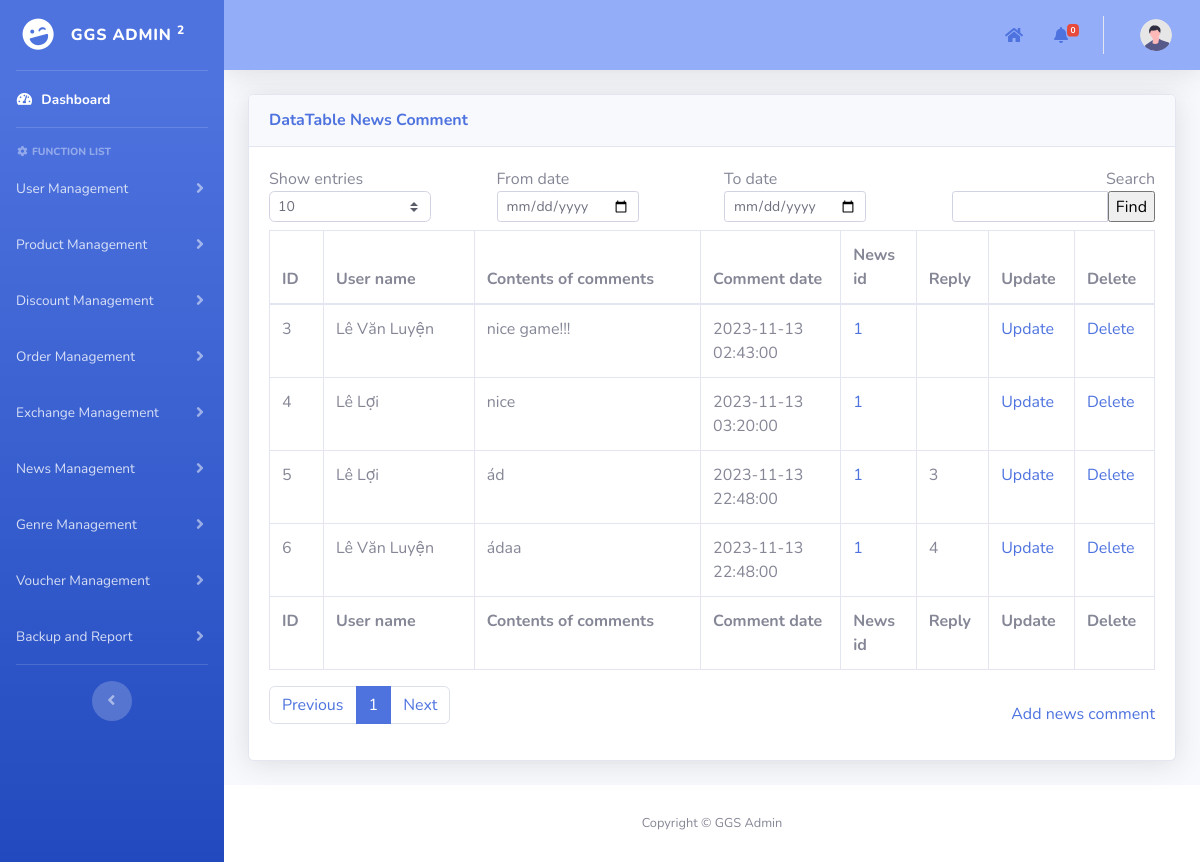
Before: /admin/pages/newsManagement/news_comments.php with the older database file.
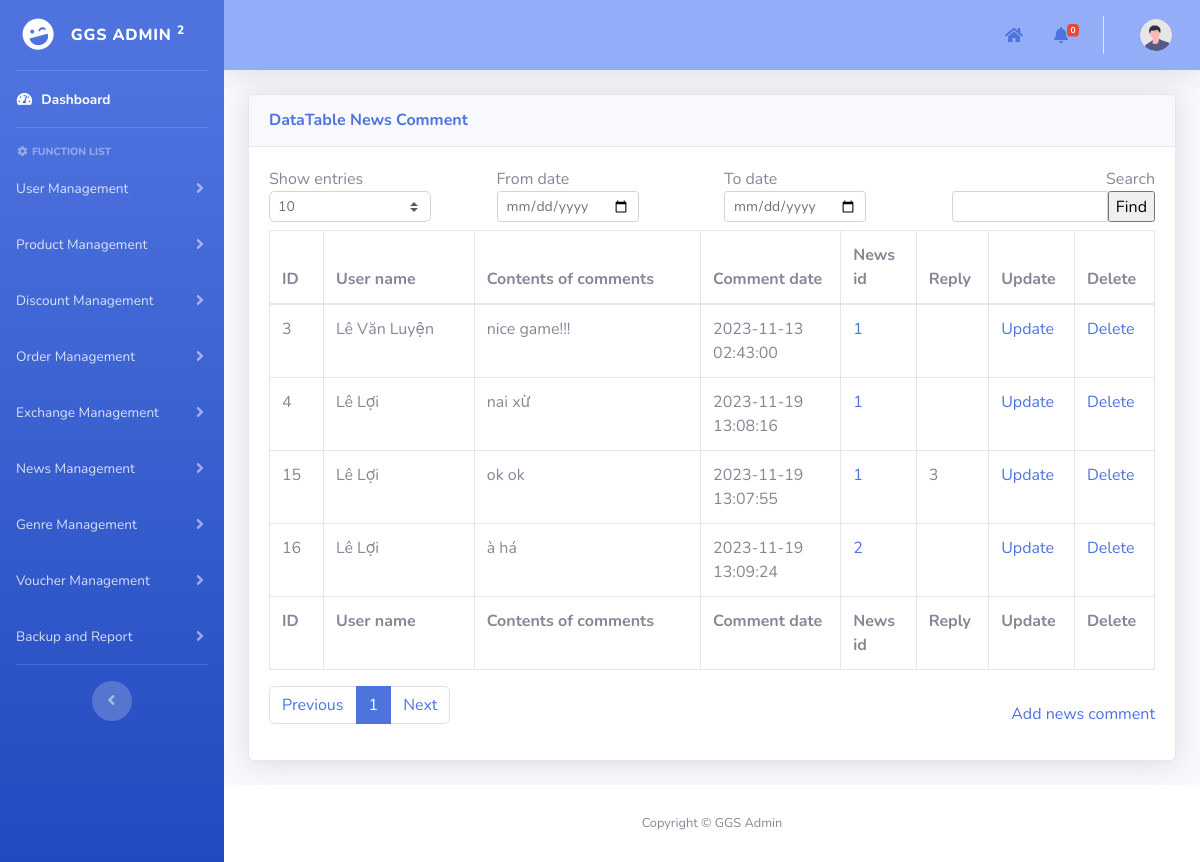
After: the same page with the newer database file.
### tables this page shows
CREATE TABLE `news_comments` (
  `id` int(11) NOT NULL AUTO_INCREMENT,
  `comment` text NOT NULL,
  `comment_date` datetime NOT NULL,
  `news_id` int(11) DEFAULT NULL,
  `user_id` int(11) DEFAULT NULL,
  `reply_id` int(11) DEFAULT NULL,
  PRIMARY KEY (`id`),
  KEY `news_id` (`news_id`),
  KEY `user_id` (`user_id`),
  KEY `fk_reply_id` (`reply_id`),
  CONSTRAINT `fk_reply_id` FOREIGN KEY (`reply_id`) REFERENCES `news_comments` (`id`) ON DELETE CASCADE ON UPDATE CASCADE,
  CONSTRAINT `news_comments_ibfk_1` FOREIGN KEY (`news_id`) REFERENCES `news` (`id`),
  CONSTRAINT `news_comments_ibfk_2` FOREIGN KEY (`user_id`) REFERENCES `users` (`id`)
);

CREATE TABLE `users` (
  `id` int(11) NOT NULL AUTO_INCREMENT,
  `username` varchar(50) NOT NULL,
  `password` varchar(100) NOT NULL,
  `role` enum('user','manufacturer','developer') NOT NULL,
  `full_name` varchar(60) NOT NULL,
  `phone_number` varchar(10) NOT NULL,
  `email` varchar(100) NOT NULL,
  `loyalty_points` int(11) NOT NULL DEFAULT 0,
  `Gcoin` int(11) NOT NULL DEFAULT 0,
  `login_attempts` int(11) NOT NULL DEFAULT 0,
  `locked_until` date DEFAULT NULL,
  `lastest_login` date NOT NULL DEFAULT '1900-01-01',
  PRIMARY KEY (`id`)
);

### admin/pages/add_template.php (called while the page is built, shortened)
<?php
include("../template/template.php");
?>

### admin/pages/newsManagement/news_comments.php (the view, shortened to what the changed rows need)
<?php
include("../add_template.php");
function main()
{
    include("../../../mod/database_connection.php");
    $search = isset($_POST["search"]) ? $_POST["search"] : "";
    $show_entries = isset($_POST["show_entries"]) ? $_POST["show_entries"] : 10;
    $from_date = isset($_POST["from_date"]) ? $_POST["from_date"] : "";
    $to_date = isset($_POST["to_date"]) ? $_POST["to_date"] : "";
    if (isset($_GET['page'])) {
        $page = $_GET['page'];
    } else {
        $page = 1;
    }
    if ($page == 1) {
        $begin = 0;
    } else {
        $begin = ($page * $show_entries) - $show_entries;
    }
    $query = "SELECT nc.*, u.full_name FROM news_comments nc, users u WHERE nc.user_id = u.id AND u.full_name LIKE ? ";
    $params = array("%" . $search . "%");
    $stmt = $conn->prepare($query);
    $stmt->bind_param(str_repeat("s", count($params)), ...$params);
    if (!$stmt->execute()) {
        die("Execute failed: " . $stmt->error);
    }
    $result = $stmt->get_result();
    $total_num_rows = $result->num_rows;
    $total_page = ceil($total_num_rows / $show_entries);
    $query .= "LIMIT ?, ?";
    $params[] = $begin;
    $params[] = $show_entries;
    $stmt = $conn->prepare($query);
    $stmt->bind_param(str_repeat("s", count($params)), ...$params);
    if (!$stmt->execute()) {
        die("Execute failed: " . $stmt->error);
    }
    $result = $stmt->get_result();
    ?>
    <div class="container-fluid">
        <form method="post" name="frmDataDiscount">
            <div class="card shadow mb-4">
                <div class="card-body">
                    <div class="table-responsive">
                        <div id="dataTable_wrapper" class="dataTables_wrapper dt-bootstrap4">
                            <div id="table_data_return">
                                <div class="row">
                                    <div class="col-sm-12">
                                        <table class="table table-bordered dataTable" id="dataTable" width="100%"
                                            cellspacing="0" role="grid" aria-describedby="dataTable_info"
                                            style="width: 100%;">
                                            <thead>
                                                <tr role="row">
                                                    <th class="sorting sorting_asc" tabindex="0" aria-controls="dataTable"
                                                        rowspan="1" colspan="1" aria-sort="ascending"
                                                        aria-label="ID: activate to sort column descending"
                                                        style="width: 50px;">
                                                        ID
                                                    </th>
                                                    <th class="sorting" tabindex="0" aria-controls="dataTable" rowspan="1"
                                                        colspan="1"
                                                        aria-label="Publish date: activate to sort column ascending"
                                                        style="width: 140px;">
                                                        User name
                                                    </th>
                                                    <th class="sorting" tabindex="0" aria-controls="dataTable" rowspan="1"
                                                        colspan="1"
                                                        aria-label="Contents of comments: activate to sort column ascending"
                                                        style="width: 210px;">
                                                        Contents of comments</th>
                                                    <th class="sorting" tabindex="0" aria-controls="dataTable" rowspan="1"
                                                        colspan="1" style="width: 130px;"
                                                        aria-label="Category: activate to sort column ascending"
                                                        style="width: 150px;">
                                                        Comment date
                                                    </th>
                                                    <th class="sorting" tabindex="0" aria-controls="dataTable" rowspan="1"
                                                        colspan="1"
                                                        aria-label="Publish date: activate to sort column ascending"
                                                        style="width: 70px;">
                                                        News id
                                                    </th>
                                                    <th class="sorting" tabindex="0" aria-controls="dataTable" rowspan="1"
                                                        colspan="1" aria-label="Reply: activate to sort column ascending"
                                                        style="width: 60px;">
                                                        Reply
                                                    </th>
                                                    <th class="sorting" tabindex="0" aria-controls="dataTable" rowspan="1"
                                                        colspan="1" aria-label="Age: activate to sort column ascending"
                                                        style="width: 70px;">Update
                                                    </th>
                                                    <th class="sorting" tabindex="0" aria-controls="dataTable" rowspan="1"
                                                        colspan="1" aria-label="Age: activate to sort column ascending"
                                                        style="width: 70px;">Delete
                                                    </th>
                                                </tr>
                                            </thead>
                                            <tfoot>
                                                <tr>
                                                    <th rowspan="1" colspan="1">ID</th>
                                                    <th rowspan="1" colspan="1">User name</th>
                                                    <th rowspan="1" colspan="1">Contents of comments</th>
                                                    <th rowspan="1" colspan="1">Comment date</th>
                                                    <th rowspan="1" colspan="1">News id</th>
                                                    <th rowspan="1" colspan="1">Reply</th>
                                                    <th rowspan="1" colspan="1">Update</th>
                                                    <th rowspan="1" colspan="1">Delete</th>
                                                </tr>
                                            </tfoot>
                                            <tbody>
                                                <?php
                                                if ($from_date != "" && $to_date != "" && $from_date > $to_date) {
                                                    echo '<td></td><td style="border: none;">Error: Start date must be greater than end date</td>';
                                                } else {
                                                    if ($result->num_rows > 0) {
                                                        while ($row = $result->fetch_assoc()) { ?>
                                                            <tr>
                                                                <td>
                                                                    <?php echo $row['id']; ?>
                                                                </td>
                                                                <td>
                                                                    <?php echo $row['full_name']; ?>
                                                                </td>
                                                                <td>
                                                                    <?php echo $row['comment']; ?>
                                                                </td>
                                                                <td>
                                                                    <?php echo $row['comment_date']; ?>
                                                                </td>
                                                                <td>
                                                                    <a href="news_management.php?id=<?= $row['news_id'] ?>">
                                                                        <?= $row['news_id'] ?>
                                                                    </a>
                                                                </td>
                                                                <td>
                                                                    <?php echo $row['reply_id']; ?>
                                                                </td>
                                                                <td>
                                                                    <a
                                                                        href="update_news_comment.php?id=<?php echo $row['id']; ?>">Update</a>
                                                                </td>
                                                                <td>
                                                                    <a
                                                                        href="javascript:deleteItem(<?php echo $row['id']; ?>)">Delete</a>
                                                                </td>
                                                            </tr>
                                                            <?php
                                                        }
                                                    } else {
                                                        echo '<td style="border: none;">No results found.</td>';
                                                    }
                                                }
                                                ?>
                                            </tbody>
                                        </table>
                                    </div>
                                </div>
                                <div class="row">
                                    <div class="col-sm-12 col-md-6">
                                        <div class="dataTables_paginate paging_simple_numbers" id="dataTable_paginate">
                                            <ul class="pagination">
                                                <?php
                                                for ($i = 1; $i <= $total_page; $i++) { ?>
                                                    <li class="paginate_button page-item <?= ($i == $page) ? 'active' : '' ?>">
                                                        <a href="javascript:a('news_management.php?page=<?= $i; ?>')"
                                                            aria-controls="dataTable" data-dt-idx="<?= $i; ?>" tabindex="0"
                                                            class="page-link">
                                                            <?= $i; ?>
                                                        </a>
                                                    </li>
                                                <?php }
                                                ?>
                                            </ul>
                                        </div>
                                    </div>
                                </div>
                            </div>
                        </div>
                    </div>
                </div>
            </div>
        </form>
    </div>
<?php }
?>

Changed rows visible on the page:
removed news_comments: id "5", user.full_name "Lê Lợi", comment "ád", comment_date "2023-11-13 22:48:00", news "1", reply "3"
removed news_comments: id "6", user.full_name "Lê Văn Luyện", comment "ádaa", comment_date "2023-11-13 22:48:00", news "1", reply "4"
changed news_comments id 4: comment "nice" → "nai xừ"; comment_date "2023-11-13 03:20:00" → "2023-11-19 13:08:16"
added news_comments: id "15", user.full_name "Lê Lợi", comment "ok ok", comment_date "2023-11-19 13:07:55", news "1", reply "3"
added news_comments: id "16", user.full_name "Lê Lợi", comment "à há", comment_date "2023-11-19 13:09:24", news "2"
